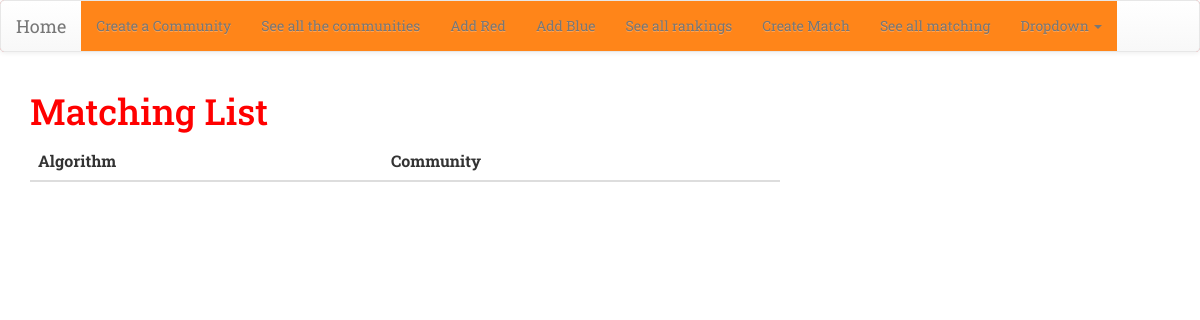
Page /matching_list/ on the earlier database version.
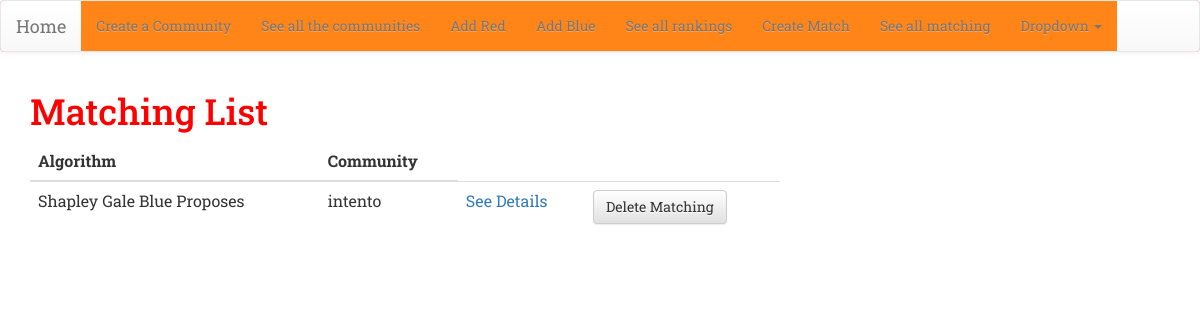
Same page on the later database version.
### match/models.py (models this page shows, shortened)
class Matching(models.Model):
    community = models.ForeignKey('Community', on_delete=models.CASCADE)
    SG_BLUE_PROPOSE = 'Shapley Gale Blue Proposes'
    SG_RED_PROPOSE = 'Shapley Gale Red Proposes'
    ALGORITHM_CHOICES = (
        (SG_BLUE_PROPOSE, 'Shapley Gale Blue Proposes'),
        (SG_RED_PROPOSE, 'Shapley Gale Red Proposes'),
    )
    algorithm = models.CharField(max_length=50,
    choices=ALGORITHM_CHOICES,
    default=SG_BLUE_PROPOSE
    )
    class Meta:
        unique_together = (("community", "algorithm"),)

class Community(models.Model):
    name = models.CharField(max_length=20, unique = True)
    number_couples = models.PositiveIntegerField()
    def __str__(self):
        return self.name

### match/views.py (the view)
# urls.py: path('matching_list/', views.matching_list, name='matching_list'),
def matching_list(request):
    matching = Matching.objects.all()
    return render(request, 'match/matching_list.html', {'matching': matching})

### match/templates/match/matching_list.html
{% extends 'match/base.html' %}
{% block content %}
<h1>Matching List</h1>
<table class="table">
  <thead>
    <tr>
      <th scope="col">Algorithm</th>
      <th scope="col">Community</th>
    </tr>
  </thead>
  <tbody>
    {% for match in matching %}
    <tr>
      <td> {{match.algorithm }} </td>
      <td>{{match.community}}</td>
      <td><a href="{% url 'matching_details' match.pk%}" ><span> See Details </span></a></td>
      <td><a class="btn btn-default" href="{% url 'matching_delete' match.pk%}" >Delete Matching</a></td>
    </tr>
    {% endfor %}
  </tbody>
</table>
{% endblock %}

Differences in the rows shown:
added Matching: algorithm "Shapley Gale Blue Proposes", community "intento"
